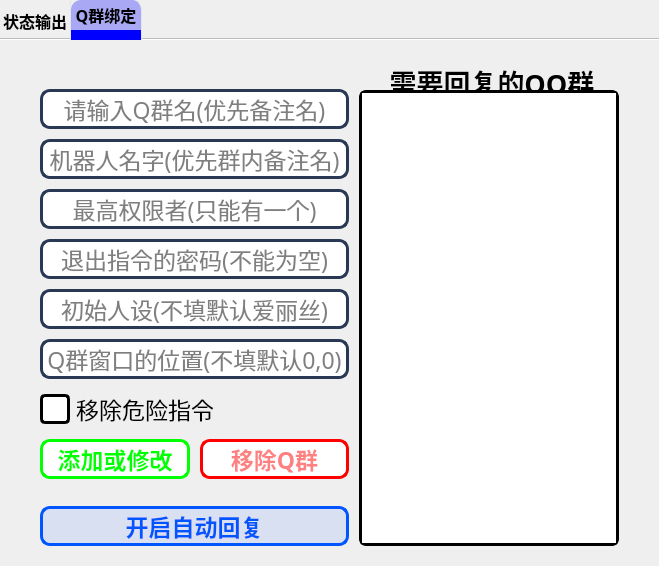
     <widget class="QWidget" name="StateMonitor">
      <attribute name="icon">
       <iconset resource="resources.qrc">
        <normaloff>:/选项卡图标/选项卡图标/状态监控.png</normaloff>:/选项卡图标/选项卡图标/状态监控.png</iconset>
      </attribute>
      <attribute name="title">
       <string/>
      </attribute>
      <attribute name="toolTip">
       <string>状态监测</string>
      </attribute>
      <layout class="QVBoxLayout" name="verticalLayout_7">
       <property name="spacing">
        <number>0</number>
       </property>
       <property name="leftMargin">
        <number>0</number>
       </property>
       <property name="topMargin">
        <number>0</number>
       </property>
       <property name="rightMargin">
        <number>0</number>
       </property>
       <property name="bottomMargin">
        <number>0</number>
       </property>
       <item>
        <widget class="QTabWidget" name="StateTabWidget">
         <property name="font">
          <font>
           <family>等线</family>
           <pointsize>12</pointsize>
           <bold>true</bold>
          </font>
         </property>
         <property name="styleSheet">
          <string notr="true">/* 设置选项卡最小/最大尺寸 */
QTabBar::tab {
	border-right:  1px solid rgb(226, 230, 234);  /* 右边框显示颜色 */
	border-top-left-radius: 10px;    /* 左上角圆角半径 */
	border-bottom-right-radius: 0px; /* 右下角直角 */
	min-width: 70px;  /* 最小宽度 */
	min-height: 30px;  /* 最小高度 */
}

/* 悬停状态 */
QTabBar::tab:hover {
    background:rgba(0, 0, 255,0.5);
	border-radius: 10px;		/*圆角*/
}

/* 选中状态 */
QTabBar::tab:selected {
	border-top-right-radius: 10px;   /* 右上角圆角半径 */
	border-bottom-left-radius: 0px;  /* 左下角直角 */
	border-bottom-right-radius: 0px; /* 右下角直角 */
	background-color: rgba(0, 0, 255,0.3);
    color: black;             /* 选中文字色 */
    border-bottom: 10px solid rgb(0, 0, 255); /* 底部指示条 */
}</string>
         </property>
         <property name="tabShape">
          <enum>QTabWidget::TabShape::Rounded</enum>
         </property>
         <property name="currentIndex">
          <number>1</number>
         </property>
         <property name="documentMode">
          <bool>true</bool>
         </property>
         <property name="tabsClosable">
          <bool>false</bool>
         </property>
         <property name="movable">
          <bool>true</bool>
         </property>
         <property name="tabBarAutoHide">
          <bool>false</bool>
         </property>
         <widget class="QWidget" name="StateOutput">
          <attribute name="title">
           <string>状态输出</string>
          </attribute>
          <layout class="QVBoxLayout" name="verticalLayout_10">
           <item>
            <widget class="QLabel" name="StateScrollAreaTip">
             <property name="font">
              <font>
               <family>等线</family>
               <pointsize>20</pointsize>
               <bold>true</bold>
              </font>
             </property>
             <property name="text">
              <string>状态监听</string>
             </property>
             <property name="alignment">
              <set>Qt::AlignmentFlag::AlignCenter</set>
             </property>
            </widget>
           </item>
           <item>
            <widget class="QScrollArea" name="StateScrollArea">
             <property name="contextMenuPolicy">
              <enum>Qt::ContextMenuPolicy::PreventContextMenu</enum>
             </property>
             <property name="styleSheet">
              <string notr="true">QScrollArea {
	border-radius:3px;
}

#scrollArea{
border: 10px solid #c3c3c3;
border-radius:15px;
}

/*设置滚动条背景*/
QScrollBar:horizontal {
	border-radius:10px;
   height: 20px;
	background-color: rgba(0, 0, 0, 0.1);
	background: none;		/*没有背景,之前是网格*/
}

/*设置滑动条*/
QScrollBar::handle:horizontal {
   border-radius:10px; 
	background-color: rgb(0, 255, 255);
 }

QScrollBar::sub-line:horizontal,	/*滚动条顶部的按钮*/
QScrollBar::add-line:horizontal {		/*滚动条底部的按钮*/
	width: 0px; /*设置按钮大小为0(不显示)*/
}
</string>
             </property>
             <property name="verticalScrollBarPolicy">
              <enum>Qt::ScrollBarPolicy::ScrollBarAlwaysOff</enum>
             </property>
             <property name="horizontalScrollBarPolicy">
              <enum>Qt::ScrollBarPolicy::ScrollBarAlwaysOn</enum>
             </property>
             <property name="widgetResizable">
              <bool>true</bool>
             </property>
             <widget class="QWidget" name="StateWidget">
              <property name="geometry">
               <rect>
                <x>0</x>
                <y>0</y>
                <width>82</width>
                <height>18</height>
               </rect>
              </property>
              <layout class="QHBoxLayout" name="StateWidgetLayout"/>
             </widget>
            </widget>
           </item>
          </layout>
         </widget>
         <widget class="QWidget" name="Bind">
          <property name="autoFillBackground">
           <bool>false</bool>
          </property>
          <property name="styleSheet">
           <string notr="true">QWidget {
	border-radius: 10px;		/*圆角*/
	border-color: rgb(0, 255, 255);
	border-width: 5px;		/*设置边框大小*/
}</string>
          </property>
          <attribute name="title">
           <string>Q群绑定</string>
          </attribute>
          <attribute name="toolTip">
           <string>QQ群绑定配置录入</string>
          </attribute>
          <layout class="QHBoxLayout" name="horizontalLayout_2" stretch="5,15">
           <property name="spacing">
            <number>10</number>
           </property>
           <property name="leftMargin">
            <number>40</number>
           </property>
           <property name="topMargin">
            <number>20</number>
           </property>
           <property name="rightMargin">
            <number>40</number>
           </property>
           <property name="bottomMargin">
            <number>20</number>
           </property>
           <item>
            <layout class="QVBoxLayout" name="BindInputLayout">
             <property name="spacing">
              <number>10</number>
             </property>
             <property name="leftMargin">
              <number>0</number>
             </property>
             <property name="topMargin">
              <number>29</number>
             </property>
             <property name="rightMargin">
              <number>0</number>
             </property>
             <item>
              <widget class="QLineEdit" name="QQGroupName">
               <property name="minimumSize">
                <size>
                 <width>309</width>
                 <height>40</height>
                </size>
               </property>
               <property name="font">
                <font>
                 <family>黑体</family>
                 <pointsize>17</pointsize>
                 <bold>false</bold>
                </font>
               </property>
               <property name="styleSheet">
                <string notr="true">QLineEdit {
border: 3px solid rgb(41, 57, 85); /*边框1px宽，颜色为深紫色*/
border-radius: 10px; /*边框圆角3px*/
background: white; /*背景色为白色*/
selection-background-color: green; /* 文本选中时的背景色*/

}
/*悬停*/
QLineEdit:hover {
	border: 3px solid rgba(0, 0, 0,0.4); /* 鼠标悬停时边框颜色为蓝色*/
}</string>
               </property>
               <property name="inputMask">
                <string/>
               </property>
               <property name="text">
                <string/>
               </property>
               <property name="frame">
                <bool>false</bool>
               </property>
               <property name="alignment">
                <set>Qt::AlignmentFlag::AlignCenter</set>
               </property>
               <property name="readOnly">
                <bool>false</bool>
               </property>
               <property name="placeholderText">
                <string>请输入Q群名(优先备注名)</string>
               </property>
               <property name="clearButtonEnabled">
                <bool>true</bool>
               </property>
              </widget>
             </item>
             <item>
              <widget class="QLineEdit" name="BotName">
               <property name="minimumSize">
                <size>
                 <width>309</width>
                 <height>40</height>
                </size>
               </property>
               <property name="font">
                <font>
                 <family>黑体</family>
                 <pointsize>17</pointsize>
                 <bold>false</bold>
                </font>
               </property>
               <property name="styleSheet">
                <string notr="true">QLineEdit {
border: 3px solid rgb(41, 57, 85); /*边框1px宽，颜色为深紫色*/
border-radius: 10px; /*边框圆角3px*/
background: white; /*背景色为白色*/
selection-background-color: green; /* 文本选中时的背景色*/

}
/*悬停*/
QLineEdit:hover {
	border: 3px solid rgba(0, 0, 0,0.4); /* 鼠标悬停时边框颜色为蓝色*/
}</string>
               </property>
               <property name="inputMask">
                <string/>
               </property>
               <property name="text">
                <string/>
               </property>
               <property name="frame">
                <bool>false</bool>
               </property>
               <property name="echoMode">
                <enum>QLineEdit::EchoMode::Normal</enum>
               </property>
               <property name="alignment">
                <set>Qt::AlignmentFlag::AlignCenter</set>
               </property>
               <property name="readOnly">
                <bool>false</bool>
               </property>
               <property name="placeholderText">
                <string>机器人名字(优先群内备注名)</string>
               </property>
               <property name="clearButtonEnabled">
                <bool>true</bool>
               </property>
              </widget>
             </item>
             <item>
              <widget class="QLineEdit" name="Root">
               <property name="minimumSize">
                <size>
                 <width>309</width>
                 <height>40</height>
                </size>
               </property>
               <property name="font">
                <font>
                 <family>黑体</family>
                 <pointsize>17</pointsize>
                 <bold>false</bold>
                </font>
               </property>
               <property name="styleSheet">
                <string notr="true">QLineEdit {
border: 3px solid rgb(41, 57, 85); /*边框1px宽，颜色为深紫色*/
border-radius: 10px; /*边框圆角3px*/
background: white; /*背景色为白色*/
selection-background-color: green; /* 文本选中时的背景色*/

}
/*悬停*/
QLineEdit:hover {
	border: 3px solid rgba(0, 0, 0,0.4); /* 鼠标悬停时边框颜色为蓝色*/
}</string>
               </property>
               <property name="inputMask">
                <string/>
               </property>
               <property name="text">
                <string/>
               </property>
               <property name="frame">
                <bool>false</bool>
               </property>
               <property name="echoMode">
                <enum>QLineEdit::EchoMode::Normal</enum>
               </property>
               <property name="alignment">
                <set>Qt::AlignmentFlag::AlignCenter</set>
               </property>
               <property name="readOnly">
                <bool>false</bool>
               </property>
               <property name="placeholderText">
                <string>最高权限者(只能有一个)</string>
               </property>
               <property name="clearButtonEnabled">
                <bool>true</bool>
               </property>
              </widget>
             </item>
             <item>
              <widget class="QLineEdit" name="ExitPassword">
               <property name="minimumSize">
                <size>
                 <width>309</width>
                 <height>40</height>
                </size>
               </property>
               <property name="font">
                <font>
                 <family>黑体</family>
                 <pointsize>17</pointsize>
                 <bold>false</bold>
                </font>
               </property>
               <property name="styleSheet">
                <string notr="true">QLineEdit {
border: 3px solid rgb(41, 57, 85); /*边框1px宽，颜色为深紫色*/
border-radius: 10px; /*边框圆角3px*/
background: white; /*背景色为白色*/
selection-background-color: green; /* 文本选中时的背景色*/

}
/*悬停*/
QLineEdit:hover {
	border: 3px solid rgba(0, 0, 0,0.4); /* 鼠标悬停时边框颜色为蓝色*/
}</string>
               </property>
               <property name="inputMask">
                <string/>
               </property>
               <property name="text">
                <string/>
               </property>
               <property name="frame">
                <bool>false</bool>
               </property>
               <property name="echoMode">
                <enum>QLineEdit::EchoMode::Normal</enum>
               </property>
               <property name="alignment">
                <set>Qt::AlignmentFlag::AlignCenter</set>
               </property>
               <property name="readOnly">
                <bool>false</bool>
               </property>
               <property name="placeholderText">
                <string>退出指令的密码(不能为空)</string>
               </property>
               <property name="clearButtonEnabled">
                <bool>true</bool>
               </property>
              </widget>
             </item>
             <item>
              <widget class="QLineEdit" name="InitRole">
               <property name="minimumSize">
                <size>
                 <width>309</width>
                 <height>40</height>
                </size>
               </property>
               <property name="font">
                <font>
                 <family>黑体</family>
                 <pointsize>17</pointsize>
                 <bold>false</bold>
                </font>
               </property>
               <property name="styleSheet">
                <string notr="true">QLineEdit {
border: 3px solid rgb(41, 57, 85); /*边框1px宽，颜色为深紫色*/
border-radius: 10px; /*边框圆角3px*/
background: white; /*背景色为白色*/
selection-background-color: green; /* 文本选中时的背景色*/

}
/*悬停*/
QLineEdit:hover {
	border: 3px solid rgba(0, 0, 0,0.4); /* 鼠标悬停时边框颜色为蓝色*/
}</string>
               </property>
               <property name="inputMask">
                <string/>
               </property>
               <property name="text">
                <string/>
               </property>
               <property name="frame">
                <bool>false</bool>
               </property>
               <property name="echoMode">
                <enum>QLineEdit::EchoMode::Normal</enum>
               </property>
               <property name="alignment">
                <set>Qt::AlignmentFlag::AlignCenter</set>
               </property>
               <property name="readOnly">
                <bool>false</bool>
               </property>
               <property name="placeholderText">
                <string>初始人设(不填默认爱丽丝)</string>
               </property>
               <property name="clearButtonEnabled">
                <bool>true</bool>
               </property>
              </widget>
             </item>
             <item>
              <widget class="QLineEdit" name="QQGroupLocation">
               <property name="minimumSize">
                <size>
                 <width>309</width>
                 <height>40</height>
                </size>
               </property>
               <property name="font">
                <font>
                 <family>黑体</family>
                 <pointsize>17</pointsize>
                 <bold>false</bold>
                </font>
               </property>
               <property name="styleSheet">
                <string notr="true">QLineEdit {
border: 3px solid rgb(41, 57, 85); /*边框1px宽，颜色为深紫色*/
border-radius: 10px; /*边框圆角3px*/
background: white; /*背景色为白色*/
selection-background-color: green; /* 文本选中时的背景色*/

}
/*悬停*/
QLineEdit:hover {
	border: 3px solid rgba(0, 0, 0,0.4); /* 鼠标悬停时边框颜色为蓝色*/
}</string>
               </property>
               <property name="inputMask">
                <string/>
               </property>
               <property name="text">
                <string/>
               </property>
               <property name="frame">
                <bool>false</bool>
               </property>
               <property name="echoMode">
                <enum>QLineEdit::EchoMode::Normal</enum>
               </property>
               <property name="alignment">
                <set>Qt::AlignmentFlag::AlignCenter</set>
               </property>
               <property name="readOnly">
                <bool>false</bool>
               </property>
               <property name="placeholderText">
                <string>Q群窗口的位置(不填默认0,0)</string>
               </property>
               <property name="clearButtonEnabled">
                <bool>true</bool>
               </property>
              </widget>
             </item>
             <item>
              <widget class="QCheckBox" name="RemoveDangerousOrder">
               <property name="minimumSize">
                <size>
                 <width>0</width>
                 <height>40</height>
                </size>
               </property>
               <property name="font">
                <font>
                 <family>黑体</family>
                 <pointsize>17</pointsize>
                </font>
               </property>
               <property name="styleSheet">
                <string notr="true">/*整体控件 */
QCheckBox {
	color: rgb(0, 0, 0);
}

/*复选框本体*/
QCheckBox::indicator {
                width: 24px;
                height: 24px;
                border: 3px solid rgb(0,0,0);
                border-radius: 5px;
}

/*未选中状态*/
 QCheckBox::indicator:unchecked {
	background-color: rgb(255,255,255);
}

/* 选中状态*/
QCheckBox::indicator:checked {
	background-color: rgb(85,255,255);
	border-color: rgb(0, 0, 255);
}
</string>
               </property>
               <property name="text">
                <string>移除危险指令</string>
               </property>
               <property name="tristate">
                <bool>false</bool>
               </property>
              </widget>
             </item>
             <item>
              <layout class="QHBoxLayout" name="AddOrRemoveLayout">
               <item>
                <widget class="QPushButton" name="AddOrChangeQQGroup">
                 <property name="minimumSize">
                  <size>
                   <width>0</width>
                   <height>40</height>
                  </size>
                 </property>
                 <property name="sizeIncrement">
                  <size>
                   <width>0</width>
                   <height>40</height>
                  </size>
                 </property>
                 <property name="font">
                  <font>
                   <family>黑体</family>
                   <pointsize>17</pointsize>
                   <bold>true</bold>
                  </font>
                 </property>
                 <property name="styleSheet">
                  <string notr="true">/**正常情况下样式**/
QPushButton{
	border-radius: 10px;		/*圆角*/
	border-width: 3px;		/*设置边框大小*/
	border-color: rgb(0,255,0);  /*边框颜色*/
	border-style: solid;		/*实线*/
	color: rgb(0, 255, 0);
	/*background-color: rgba(0, 255, 0,0.1);	*/
	background-color: rgb(255,255,255)/*按钮背景颜色纯白*/
}

/**鼠标停留在按钮上的样式**/
QPushButton::hover{	
	background-color: rgba(0, 255, 0,0.3);
	color: rgb(255, 255, 255);
}

/**鼠标按压下去的样式**/
QPushButton:pressed {
	background-color: rgb(0, 255, 0);
	color: rgb(255, 255, 255);
}
</string>
                 </property>
                 <property name="text">
                  <string>添加或修改</string>
                 </property>
                 <property name="autoRepeat">
                  <bool>false</bool>
                 </property>
                 <property name="autoDefault">
                  <bool>false</bool>
                 </property>
                 <property name="default">
                  <bool>false</bool>
                 </property>
                 <property name="flat">
                  <bool>false</bool>
                 </property>
                </widget>
               </item>
               <item>
                <widget class="QPushButton" name="RemoveQQGroup">
                 <property name="minimumSize">
                  <size>
                   <width>0</width>
                   <height>40</height>
                  </size>
                 </property>
                 <property name="font">
                  <font>
                   <family>黑体</family>
                   <pointsize>17</pointsize>
                   <bold>true</bold>
                  </font>
                 </property>
                 <property name="styleSheet">
                  <string notr="true">/**正常情况下样式**/
QPushButton{
	border-radius: 10px;		/*圆角*/
	border-width: 3px;		/*设置边框大小*/
	border-color: rgb(255, 0, 0);  /*边框颜色*/
	border-style: solid;		/*实线*/
	color: rgba(255, 0, 0,0.5);
	background-color: rgb(255, 255, 255);	/*按钮背景颜色纯白*/
}

/**鼠标停留在按钮上的样式**/
QPushButton::hover{	
	background-color: rgba(255, 0, 0,0.5);
	color: rgb(255, 255, 255);
	border-color: rgb(255, 0, 0);
}

/**鼠标按压下去的样式**/
QPushButton:pressed {
	background-color: rgb(255, 0, 0);
	color: rgb(255, 255, 255);
	border-color: rgb(255, 0, 0);  /*边框颜色*/
}
</string>
                 </property>
                 <property name="text">
                  <string>移除Q群</string>
                 </property>
                </widget>
               </item>
              </layout>
             </item>
             <item>
              <spacer name="TurnInputLayout">
               <property name="orientation">
                <enum>Qt::Orientation::Vertical</enum>
               </property>
               <property name="sizeHint" stdset="0">
                <size>
                 <width>13</width>
                 <height>13</height>
                </size>
               </property>
              </spacer>
             </item>
             <item>
              <widget class="QPushButton" name="SwitchReply">
               <property name="minimumSize">
                <size>
                 <width>0</width>
                 <height>40</height>
                </size>
               </property>
               <property name="sizeIncrement">
                <size>
                 <width>0</width>
                 <height>40</height>
                </size>
               </property>
               <property name="font">
                <font>
                 <family>黑体</family>
                 <pointsize>17</pointsize>
                 <bold>true</bold>
                </font>
               </property>
               <property name="styleSheet">
                <string notr="true">/**正常情况下样式**/
QPushButton{
	border-radius: 10px;		/*圆角*/
	border-width: 3px;		/*设置边框大小*/
	border-color: rgb(0, 85, 255);  /*边框颜色*/
	border-style: solid;		/*实线*/
	color: rgb(0, 85, 255);
	background-color: rgba(0, 85, 255,0.1);	/*按钮背景颜色纯白*/
}

/**鼠标停留在按钮上的样式**/
QPushButton::hover{	
	background-color: rgba(0, 85, 255,0.5);
	color: rgb(255, 255, 255);
}

/**鼠标按压下去的样式**/
QPushButton:pressed {
	background-color: rgb(0, 85, 255);
	color: rgb(255, 255, 255);
}
</string>
               </property>
               <property name="text">
                <string>开启自动回复</string>
               </property>
              </widget>
             </item>
            </layout>
           </item>
           <item>
            <widget class="QGroupBox" name="QQGroupListState">
             <property name="font">
              <font>
               <family>等线</family>
               <pointsize>20</pointsize>
               <bold>true</bold>
              </font>
             </property>
             <property name="title">
              <string>需要回复的QQ群</string>
             </property>
             <property name="alignment">
              <set>Qt::AlignmentFlag::AlignCenter</set>
             </property>
             <property name="flat">
              <bool>false</bool>
             </property>
             <layout class="QVBoxLayout" name="verticalLayout_8">
              <property name="spacing">
               <number>0</number>
              </property>
              <property name="leftMargin">
               <number>0</number>
              </property>
              <property name="topMargin">
               <number>30</number>
              </property>
              <property name="rightMargin">
               <number>0</number>
              </property>
              <property name="bottomMargin">
               <number>0</number>
              </property>
              <item>
               <widget class="QListWidget" name="QQGroupList">
                <property name="font">
                 <font>
                  <pointsize>20</pointsize>
                  <bold>false</bold>
                 </font>
                </property>
                <property name="styleSheet">
                 <string notr="true">/* 设置整个列表控件的样式 */
QListWidget {
    outline: none;                    /* 移除选项前的焦点虚线框 */
    border: 3px solid rgb(0, 0, 0);  /* 边框大小、边框、边框颜色 */
    border-radius: 7px;               /* 圆角 */
	background-image: url(:/背景/背景/充能.jpg);
	background-size: cover; /* 保持比例，裁剪溢出部分 */
}

/* 列表项默认样式*/
QListWidget::item {
	background-color: rgb(255,255,255); /* 普通行背景色 */
	border-bottom: 2px solid rgba(0,0,0,0.1); /* 底部边框 */
	color: rgb(0,0,0);                /* 文字颜色 */
	height: 40px;                     /* 项高度 */
	padding-left: 10px;               /* 左内边距 */
}

/* 列表项悬停样式 */
QListWidget::item:hover {
	background-color: rgb(245, 245, 245);/* 选中背景色 */
    color: rgb(0,0,0);                   /* 悬停文字颜色 */
}

/* 列表项选中样式 */
QListWidget::item:selected {
	background-color: rgb(228, 232, 237);        /* 悬停背景色 */
	color: rgb(0,0,0);                     /* 选中文字颜色 */
}

/* 列表项选中且非焦点状态 */
QListWidget::item:selected:!active {
	background-color: rgb(228, 232, 237);        /* 悬停背景色 */
	color: rgb(0,0,0);                     /* 选中文字颜色 */
}

/* 滚动条样式 */
QScrollBar:vertical {
	width: 10px;                      /* 垂直滚动条宽度 */
	background-color: rgba(0, 0, 0, 0.1);
}
 /* 滚动条手柄*/
QScrollBar::handle:vertical {
    background: rgba(0, 0, 0, 0.2);              /* 滚动条手柄颜色 */
    min-height: 10px;					/*最小宽度*/
    border-radius: 5px;	/*圆角大小*/
}

QScrollBar::add-line:vertical {
    background: none;
}
QScrollBar::sub-line:vertical {
    background: none;
}</string>
                </property>
                <property name="editTriggers">
                 <set>QAbstractItemView::EditTrigger::NoEditTriggers</set>
                </property>
                <property name="dragDropMode">
                 <enum>QAbstractItemView::DragDropMode::InternalMove</enum>
                </property>
                <property name="alternatingRowColors">
                 <bool>false</bool>
                </property>
                <property name="flow">
                 <enum>QListView::Flow::TopToBottom</enum>
                </property>
                <property name="viewMode">
                 <enum>QListView::ViewMode::ListMode</enum>
                </property>
                <property name="sortingEnabled">
                 <bool>false</bool>
                </property>
               </widget>
              </item>
             </layout>
            </widget>
           </item>
          </layout>
         </widget>
        </widget>
       </item>
      </layout>
     </widget>
